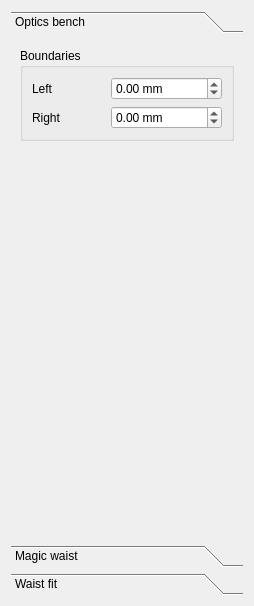
<ui version="4.0" >
<!-- Modified 2026 by Daniel Ruttley: icons are now set in code (see CHANGES.md) -->
 <class>GaussianBeamWidget</class>
 <widget class="QWidget" name="GaussianBeamWidget" >
  <property name="geometry" >
   <rect>
    <x>0</x>
    <y>0</y>
    <width>254</width>
    <height>606</height>
   </rect>
  </property>
  <property name="windowTitle" >
   <string>Gaussian Beam</string>
  </property>
  <layout class="QHBoxLayout" >
   <item>
    <layout class="QVBoxLayout" >
     <item>
      <widget class="QToolBox" name="toolBox" >
       <property name="minimumSize" >
        <size>
         <width>200</width>
         <height>16</height>
        </size>
       </property>
       <property name="frameShape" >
        <enum>QFrame::NoFrame</enum>
       </property>
       <property name="frameShadow" >
        <enum>QFrame::Plain</enum>
       </property>
       <property name="currentIndex" >
        <number>0</number>
       </property>
       <widget class="QWidget" name="page_Bench" >
        <property name="geometry" >
         <rect>
          <x>0</x>
          <y>0</y>
          <width>234</width>
          <height>493</height>
         </rect>
        </property>
        <attribute name="label" >
         <string>Optics bench</string>
        </attribute>
        <layout class="QVBoxLayout" >
         <item>
          <widget class="QGroupBox" name="groupBox" >
           <property name="title" >
            <string>Boundaries</string>
           </property>
           <layout class="QGridLayout" name="gridLayout" >
            <item row="1" column="0" >
             <widget class="QLabel" name="label_6" >
              <property name="text" >
               <string>Left</string>
              </property>
             </widget>
            </item>
            <item row="1" column="1" >
             <widget class="QDoubleSpinBox" name="doubleSpinBox_LeftBoundary" >
              <property name="suffix" >
               <string> mm</string>
              </property>
              <property name="minimum" >
               <double>-100000.000000000000000</double>
              </property>
              <property name="maximum" >
               <double>100000.000000000000000</double>
              </property>
              <property name="singleStep" >
               <double>10.000000000000000</double>
              </property>
             </widget>
            </item>
            <item row="2" column="0" >
             <widget class="QLabel" name="label_7" >
              <property name="text" >
               <string>Right</string>
              </property>
             </widget>
            </item>
            <item row="2" column="1" >
             <widget class="QDoubleSpinBox" name="doubleSpinBox_RightBoundary" >
              <property name="suffix" >
               <string> mm</string>
              </property>
              <property name="minimum" >
               <double>-100000.000000000000000</double>
              </property>
              <property name="maximum" >
               <double>100000.000000000000000</double>
              </property>
              <property name="singleStep" >
               <double>10.000000000000000</double>
              </property>
             </widget>
            </item>
           </layout>
          </widget>
         </item>
         <item>
          <spacer>
           <property name="orientation" >
            <enum>Qt::Vertical</enum>
           </property>
           <property name="sizeHint" stdset="0" >
            <size>
             <width>20</width>
             <height>40</height>
            </size>
           </property>
          </spacer>
         </item>
        </layout>
       </widget>
       <widget class="QWidget" name="page_MagicWaist" >
        <property name="geometry" >
         <rect>
          <x>0</x>
          <y>0</y>
          <width>179</width>
          <height>463</height>
         </rect>
        </property>
        <attribute name="label" >
         <string>Magic waist</string>
        </attribute>
        <layout class="QVBoxLayout" >
         <item>
          <widget class="QLabel" name="label" >
           <property name="text" >
            <string>Target waist</string>
           </property>
          </widget>
         </item>
         <item>
          <widget class="QDoubleSpinBox" name="doubleSpinBox_TargetWaist" >
           <property name="maximum" >
            <double>100000.000000000000000</double>
           </property>
           <property name="value" >
            <double>100.000000000000000</double>
           </property>
          </widget>
         </item>
         <item>
          <widget class="QLabel" name="label_2" >
           <property name="text" >
            <string>Target position</string>
           </property>
          </widget>
         </item>
         <item>
          <widget class="QDoubleSpinBox" name="doubleSpinBox_TargetPosition" >
           <property name="minimum" >
            <double>-100000.000000000000000</double>
           </property>
           <property name="maximum" >
            <double>100000.000000000000000</double>
           </property>
           <property name="value" >
            <double>550.000000000000000</double>
           </property>
          </widget>
         </item>
         <item>
          <layout class="QHBoxLayout" >
           <item>
            <widget class="QRadioButton" name="radioButton_Tolerance" >
             <property name="text" >
              <string>Tolerance</string>
             </property>
             <property name="checked" >
              <bool>true</bool>
             </property>
            </widget>
           </item>
           <item>
            <widget class="QRadioButton" name="radioButton_Overlap" >
             <property name="text" >
              <string>Overlap</string>
             </property>
            </widget>
           </item>
          </layout>
         </item>
         <item>
          <widget class="QLabel" name="label_WaistTolerance" >
           <property name="text" >
            <string>Tolerance on waist</string>
           </property>
          </widget>
         </item>
         <item>
          <widget class="QDoubleSpinBox" name="doubleSpinBox_WaistTolerance" >
           <property name="suffix" >
            <string> %</string>
           </property>
           <property name="decimals" >
            <number>1</number>
           </property>
           <property name="minimum" >
            <double>0.000000000000000</double>
           </property>
           <property name="maximum" >
            <double>100000.000000000000000</double>
           </property>
           <property name="value" >
            <double>5.000000000000000</double>
           </property>
          </widget>
         </item>
         <item>
          <widget class="QLabel" name="label_PositionTolerance" >
           <property name="text" >
            <string>Tolerance on position</string>
           </property>
          </widget>
         </item>
         <item>
          <widget class="QDoubleSpinBox" name="doubleSpinBox_PositionTolerance" >
           <property name="suffix" >
            <string> % Rayleigh</string>
           </property>
           <property name="decimals" >
            <number>1</number>
           </property>
           <property name="maximum" >
            <double>100000.000000000000000</double>
           </property>
           <property name="value" >
            <double>5.000000000000000</double>
           </property>
          </widget>
         </item>
         <item>
          <widget class="QLabel" name="label_MinOverlap" >
           <property name="text" >
            <string>Overlap</string>
           </property>
          </widget>
         </item>
         <item>
          <widget class="QDoubleSpinBox" name="doubleSpinBox_MinOverlap" >
           <property name="suffix" >
            <string> %</string>
           </property>
           <property name="maximum" >
            <double>100.000000000000000</double>
           </property>
           <property name="value" >
            <double>98.000000000000000</double>
           </property>
          </widget>
         </item>
         <item>
          <widget class="QCheckBox" name="checkBox_ShowTargetBeam" >
           <property name="text" >
            <string>Show target beam</string>
           </property>
          </widget>
         </item>
         <item>
          <widget class="QLabel" name="label_OverlapResult" >
           <property name="text" >
            <string/>
           </property>
          </widget>
         </item>
         <item>
          <widget class="QLabel" name="label_MagicWaistResult" >
           <property name="text" >
            <string/>
           </property>
          </widget>
         </item>
         <item>
          <spacer>
           <property name="orientation" >
            <enum>Qt::Vertical</enum>
           </property>
           <property name="sizeHint" stdset="0" >
            <size>
             <width>20</width>
             <height>40</height>
            </size>
           </property>
          </spacer>
         </item>
         <item>
          <widget class="QPushButton" name="pushButton_LocalOptimum" >
           <property name="text" >
            <string>Local optimum</string>
           </property>
          </widget>
         </item>
         <item>
          <widget class="QPushButton" name="pushButton_MagicWaist" >
           <property name="text" >
            <string>Find</string>
           </property>
          </widget>
         </item>
         <item>
          <spacer>
           <property name="orientation" >
            <enum>Qt::Vertical</enum>
           </property>
           <property name="sizeHint" stdset="0" >
            <size>
             <width>20</width>
             <height>40</height>
            </size>
           </property>
          </spacer>
         </item>
         <item>
          <spacer>
           <property name="orientation" >
            <enum>Qt::Vertical</enum>
           </property>
           <property name="sizeHint" stdset="0" >
            <size>
             <width>20</width>
             <height>40</height>
            </size>
           </property>
          </spacer>
         </item>
        </layout>
       </widget>
       <widget class="QWidget" name="page_Fit" >
        <property name="geometry" >
         <rect>
          <x>0</x>
          <y>0</y>
          <width>185</width>
          <height>376</height>
         </rect>
        </property>
        <attribute name="label" >
         <string>Waist fit</string>
        </attribute>
        <layout class="QVBoxLayout" >
         <item>
          <widget class="QComboBox" name="comboBox_Fit" />
         </item>
         <item>
          <layout class="QHBoxLayout" >
           <item>
            <widget class="QPushButton" name="pushButton_AddFit" >
             <property name="toolTip" >
              <string>Add a new fit</string>
             </property>
             <property name="text" >
              <string/>
             </property>
            </widget>
           </item>
           <item>
            <widget class="QPushButton" name="pushButton_RemoveFit" >
             <property name="toolTip" >
              <string>Delete this fit</string>
             </property>
             <property name="text" >
              <string/>
             </property>
            </widget>
           </item>
           <item>
            <widget class="QPushButton" name="pushButton_RenameFit" >
             <property name="toolTip" >
              <string>Rename the current fit</string>
             </property>
             <property name="text" >
              <string>Rename</string>
             </property>
            </widget>
           </item>
          </layout>
         </item>
         <item>
          <layout class="QHBoxLayout" >
           <item>
            <widget class="QLabel" name="label_3" >
             <property name="sizePolicy" >
              <sizepolicy vsizetype="Preferred" hsizetype="Minimum" >
               <horstretch>0</horstretch>
               <verstretch>0</verstretch>
              </sizepolicy>
             </property>
             <property name="text" >
              <string>color</string>
             </property>
            </widget>
           </item>
           <item>
            <widget class="QPushButton" name="pushButton_FitColor" >
             <property name="text" >
              <string/>
             </property>
            </widget>
           </item>
          </layout>
         </item>
         <item>
          <widget class="QLabel" name="label_4" >
           <property name="text" >
            <string>Measured quantity:</string>
           </property>
          </widget>
         </item>
         <item>
          <widget class="QComboBox" name="comboBox_FitData" >
           <property name="currentIndex" >
            <number>0</number>
           </property>
           <item>
            <property name="text" >
             <string>Radius @ 1/e²</string>
            </property>
           </item>
           <item>
            <property name="text" >
             <string>Diameter @ 1/e²</string>
            </property>
           </item>
           <item>
            <property name="text" >
             <string>Standard deviation</string>
            </property>
           </item>
           <item>
            <property name="text" >
             <string>FWHM</string>
            </property>
           </item>
           <item>
            <property name="text" >
             <string>HWHM</string>
            </property>
           </item>
          </widget>
         </item>
         <item>
          <widget class="QLabel" name="label_5" >
           <property name="text" >
            <string>Measurements:</string>
           </property>
          </widget>
         </item>
         <item>
          <widget class="QTableView" name="fitTable" />
         </item>
         <item>
          <layout class="QHBoxLayout" >
           <item>
            <widget class="QPushButton" name="pushButton_FitAddRow" >
             <property name="text" >
              <string>Add row</string>
             </property>
            </widget>
           </item>
           <item>
            <widget class="QPushButton" name="pushButton_FitRemoveRow" >
             <property name="text" >
              <string>Remove row</string>
             </property>
            </widget>
           </item>
          </layout>
         </item>
         <item>
          <widget class="QLabel" name="label_FitResult" >
           <property name="text" >
            <string/>
           </property>
          </widget>
         </item>
         <item>
          <widget class="QPushButton" name="pushButton_SetInputBeam" >
           <property name="enabled" >
            <bool>false</bool>
           </property>
           <property name="text" >
            <string>Set as input beam</string>
           </property>
          </widget>
         </item>
         <item>
          <widget class="QPushButton" name="pushButton_SetTargetBeam" >
           <property name="enabled" >
            <bool>false</bool>
           </property>
           <property name="text" >
            <string>Set as target beam</string>
           </property>
          </widget>
         </item>
        </layout>
       </widget>
      </widget>
     </item>
    </layout>
   </item>
  </layout>
 </widget>
 <resources>
  <include location="GaussianBeamRessource.qrc" />
 </resources>
 <connections/>
</ui>
